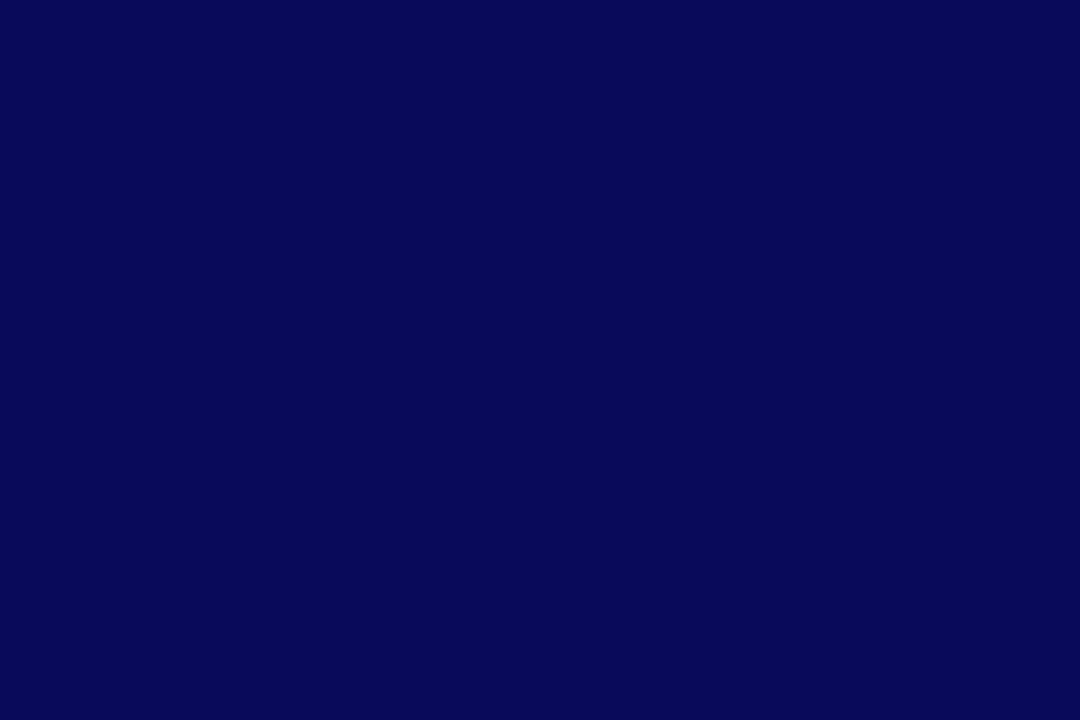
Frame 1 (no input)
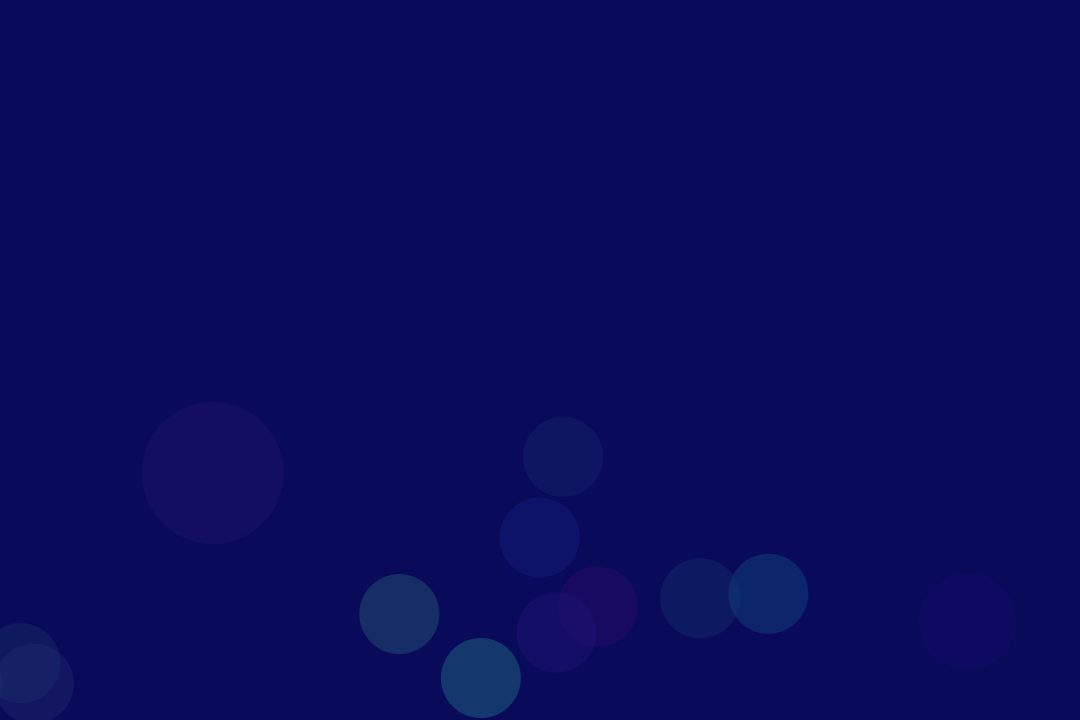
Frame 60 (the mouse pressed at the canvas centre just before this capture)
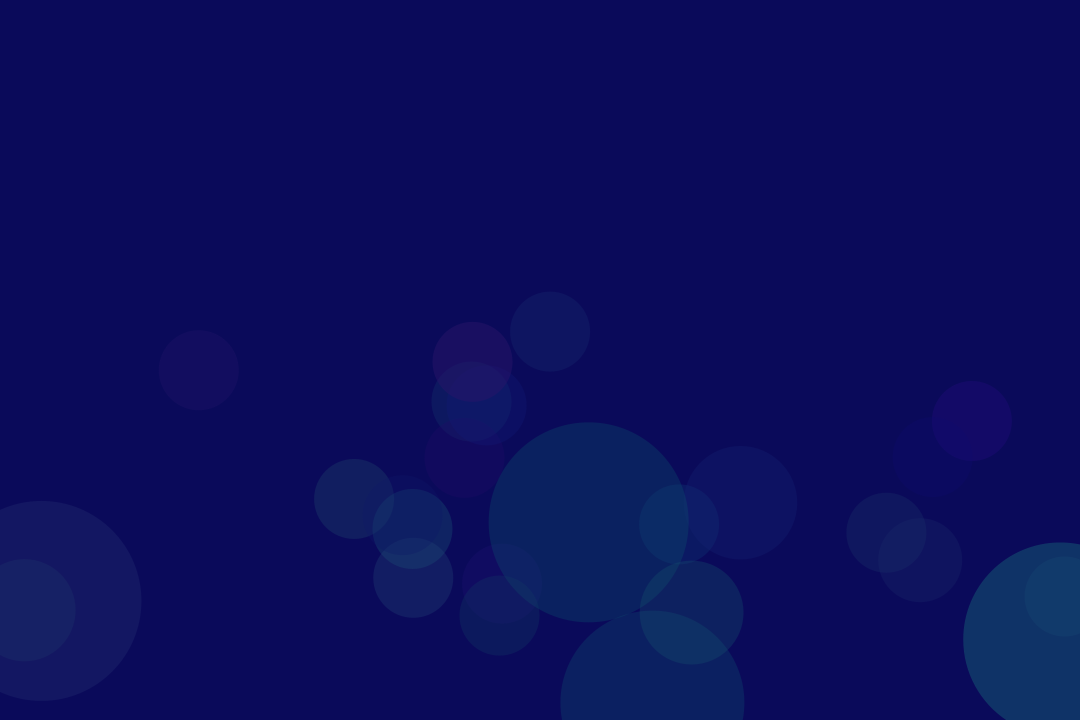
Frame 120 (the mouse held since frame 60 and released just before this capture)

The Processing sketch that drew these frames (run headless with seeded random() and noise(); from frame 60 on, the mouse is pressed at the canvas centre):

// Processing sketch: CalmBgSmallParticles
// ── CalmBgSmallParticles.pde
import java.util.Iterator;
void setup() {
   background(10, 10, 90);
   size(1080, 720);
}

ParticleSystem system = new ParticleSystem();

void draw() {
  
   background(10, 10, 90);
  system.update();
  system.draw();
  
}

class ParticleSystem {
   ArrayList<Particle> particles = new ArrayList<Particle>();
   
   void update() {
    if(particles.size() < 30) {
      if(Math.random() > 0.8)
      particles.add(new Particle((float)Math.random() * width, (float)Math.random() * height/4 + height * 3 /4, (float)Math.random() * 10,(float) Math.random() * -5, 
  (float) Math.random() * 200 + 80, 80, 200, 
   (float)Math.random() * 1000 + 1000, 10 * PI, 
   (float)Math.random() * 30 + 10,(float) Math.random() * 80 + 10, (float)Math.random() * 20 + 100, 
   (float)Math.random() * 255, 80, 150));
    }
    Iterator<Particle> it = particles.iterator();
    while(it.hasNext()) {
     Particle p = it.next();
     p.update();
     if(!p.isAlive()) {
       it.remove();
     }
    }
   }
   
   void draw() {
     for(Particle p : particles) {
       p.draw();
     }
   }
}

class Particle {
   float size;
   float actualSize;
   
   float x;
   float xvel;
   float y;
   float yvel;
   float t;
   
   float minSize;
   float maxSize;
   float tSpeed;
   
      float red;
      float green;
      float blue;
   float alpha;
   float minAlpha; 
   float maxAlpha;
   float currentAlpha;
   
   boolean isAlive() {
     return t > 0;
   }
   
   
   Particle(float x, float y, float xvel, float yvel, 
   float size, float minSize, float maxSize, 
   float t, float tSpeed, 
   float red, float green, float blue, 
   float alpha, float minAlpha, float maxAlpha) {
     this.x = x;
     this.y = y;
     this.size = size;
     this.t = t;
     this.xvel = xvel;
     this.yvel = yvel;
     this.actualSize = size;
     this.minSize = minSize;
     this.maxSize = maxSize;
     this.tSpeed = tSpeed;
     this.red = red;
     this.green = green;
     this.blue=blue;
     this.alpha = alpha;
     this.minAlpha = minAlpha;
     this.maxAlpha = maxAlpha;
     this.currentAlpha = alpha;
   }
   
   
   void update() {
     if(Math.random() > 0.5) {
       x += (float)(xvel * Math.sin((float)t/tSpeed));
     }
     if(Math.random() > 0.3) {
       y += yvel;
     }
     actualSize = max(min(size * sin(t/tSpeed), maxSize), minSize);
     currentAlpha =  max(min(alpha * cos(t/tSpeed), maxAlpha), minAlpha);
     t--;
   }
   
   void draw() {
     fill(red, green, blue, currentAlpha);
     noStroke();
     rectMode(CENTER);
     ellipse(x, y, actualSize, actualSize);
   }
}
